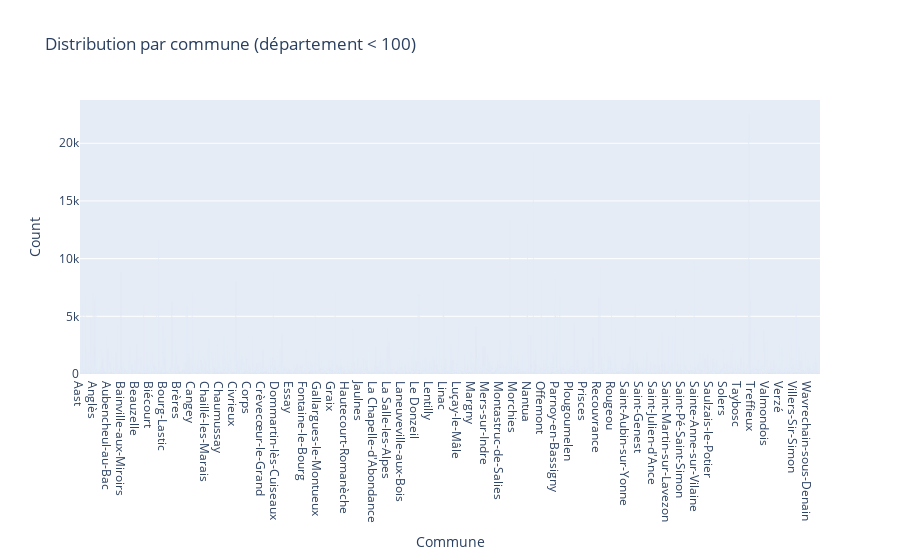

Notebook code cell kept with this figure:
### Markdown cell above
### Widget 1.3
<!-- COMPLÉTEZ ICI: Décrivez le type de graphique et les insights attendus -->

### Code cell
# Distribution par département
def distribution_par_departement(df, sort=False):
    df['code_departement'] = df['code_departement'].astype(str)
    
    # Filter departments where numeric code is less than 100
    df_filtered = df[pd.to_numeric(df['code_departement'], errors='coerce') < 100]
    
    dept_counts = df_filtered['code_departement'].value_counts(sort=sort).reset_index()
    dept_counts.columns = ['Département', 'Count']
    
    # Department names mapping
    dept_names = {
        '01': 'Ain', '02': 'Aisne', '03': 'Allier', '04': 'Alpes-de-Haute-Provence',
        '05': 'Hautes-Alpes', '06': 'Alpes-Maritimes', '07': 'Ardèche', '08': 'Ardennes',
        '09': 'Ariège', '10': 'Aube', '11': 'Aude', '12': 'Aveyron',
        '13': 'Bouches-du-Rhône', '14': 'Calvados', '15': 'Cantal', '16': 'Charente',
        '17': 'Charente-Maritime', '18': 'Cher', '19': 'Corrèze', '21': "Côte-d'Or",
        '22': "Côtes-d'Armor", '23': 'Creuse', '24': 'Dordogne', '25': 'Doubs',
        '26': 'Drôme', '27': 'Eure', '28': 'Eure-et-Loir', '29': 'Finistère',
        '2A': 'Corse-du-Sud', '2B': 'Haute-Corse', '30': 'Gard', '31': 'Haute-Garonne',
        '32': 'Gers', '33': 'Gironde', '34': 'Hérault', '35': 'Ille-et-Vilaine',
        '36': 'Indre', '37': 'Indre-et-Loire', '38': 'Isère', '39': 'Jura',
        '40': 'Landes', '41': 'Loir-et-Cher', '42': 'Loire', '43': 'Haute-Loire',
        '44': 'Loire-Atlantique', '45': 'Loiret', '46': 'Lot', '47': 'Lot-et-Garonne',
        '48': 'Lozère', '49': 'Maine-et-Loire', '50': 'Manche', '51': 'Marne',
        '52': 'Haute-Marne', '53': 'Mayenne', '54': 'Meurthe-et-Moselle', '55': 'Meuse',
        '56': 'Morbihan', '57': 'Moselle', '58': 'Nièvre', '59': 'Nord',
        '60': 'Oise', '61': 'Orne', '62': 'Pas-de-Calais', '63': 'Puy-de-Dôme',
        '64': 'Pyrénées-Atlantiques', '65': 'Hautes-Pyrénées', '66': 'Pyrénées-Orientales',
        '67': 'Bas-Rhin', '68': 'Haut-Rhin', '69': 'Rhône', '70': 'Haute-Saône',
        '71': 'Saône-et-Loire', '72': 'Sarthe', '73': 'Savoie', '74': 'Haute-Savoie',
        '75': 'Paris', '76': 'Seine-Maritime', '77': 'Seine-et-Marne', '78': 'Yvelines',
        '79': 'Deux-Sèvres', '80': 'Somme', '81': 'Tarn', '82': 'Tarn-et-Garonne',
        '83': 'Var', '84': 'Vaucluse', '85': 'Vendée', '86': 'Vienne',
        '87': 'Haute-Vienne', '88': 'Vosges', '89': 'Yonne', '90': 'Territoire de Belfort',
        '91': 'Essonne', '92': 'Hauts-de-Seine', '93': 'Seine-Saint-Denis', '94': 'Val-de-Marne',
        '95': "Val-d'Oise"
    }
    
    # Ensure Département column is string type
    dept_counts['Département'] = dept_counts['Département'].astype(str)
    dept_counts['Nom'] = dept_counts['Département'].map(dept_names)
    
    fig = px.bar(dept_counts,
                 x='Département',
                 y='Count',
                 title='Distribution par département (code < 100)',
                 text='Count',
                 hover_data=['Nom'])
    fig.show()

distribution_par_departement(df, sort=True)

### Figure 1 — Plotly figure (JSON) as saved in the notebook; plotly's stock layout.template omitted (floating-point values rounded to 4 significant figures; data arrays with more than 128 entries replaced by an {"elided": "..."} marker saying what was removed)
{"data": [{"hovertemplate": "Commune=%{x}<br>Count=%{text}<extra></extra>", "legendgroup": "", "marker": {"color": "#636efa", "pattern": {"shape": ""}}, "name": "", "orientation": "v", "showlegend": false, "text": {"elided": "30551 float values"}, "textposition": "auto", "type": "bar", "x": {"elided": "30551 str values"}, "xaxis": "x", "y": {"elided": "30551 int values"}, "yaxis": "y"}], "layout": {"barmode": "relative", "legend": {"tracegroupgap": 0}, "title": {"text": "Distribution par commune (département < 100)"}, "xaxis": {"anchor": "y", "domain": [0, 1], "title": {"text": "Commune"}}, "yaxis": {"anchor": "x", "domain": [0, 1], "title": {"text": "Count"}}}}
